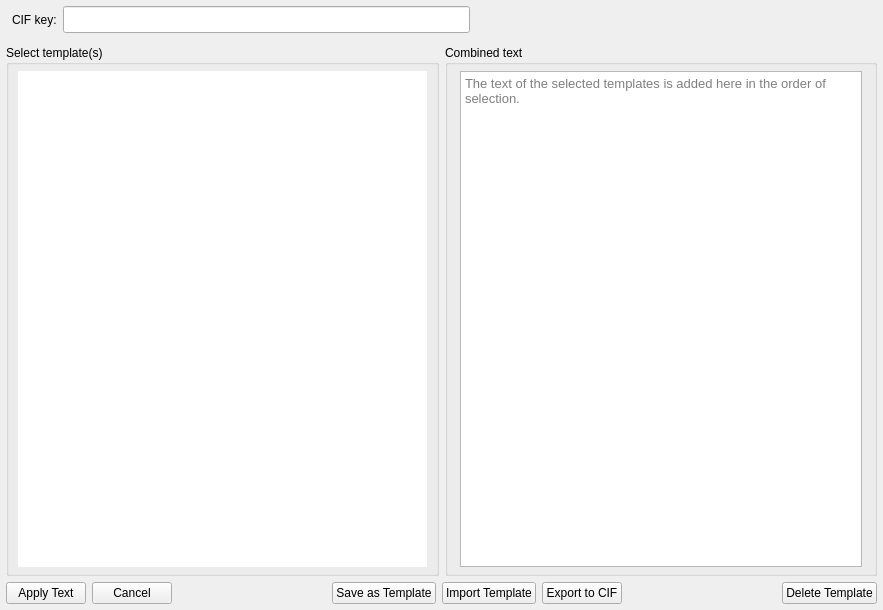
<?xml version="1.0" encoding="UTF-8"?>
<ui version="4.0">
 <class>TextTemplatesWidget</class>
 <widget class="QWidget" name="TextTemplatesWidget">
  <property name="geometry">
   <rect>
    <x>0</x>
    <y>0</y>
    <width>883</width>
    <height>610</height>
   </rect>
  </property>
  <property name="windowTitle">
   <string>TextTemplatesWidget</string>
  </property>
  <layout class="QVBoxLayout" name="verticalLayout_3">
   <property name="leftMargin">
    <number>6</number>
   </property>
   <property name="topMargin">
    <number>6</number>
   </property>
   <property name="rightMargin">
    <number>6</number>
   </property>
   <property name="bottomMargin">
    <number>6</number>
   </property>
   <item>
    <layout class="QHBoxLayout" name="horizontalLayout">
     <property name="leftMargin">
      <number>6</number>
     </property>
     <property name="bottomMargin">
      <number>6</number>
     </property>
     <item>
      <widget class="QLabel" name="cifKeyLabel">
       <property name="text">
        <string>CIF key:</string>
       </property>
      </widget>
     </item>
     <item>
      <widget class="QLineEdit" name="cifKeyLineEdit">
       <property name="sizePolicy">
        <sizepolicy hsizetype="Expanding" vsizetype="Fixed">
         <horstretch>0</horstretch>
         <verstretch>40</verstretch>
        </sizepolicy>
       </property>
       <property name="font">
        <font>
         <pointsize>12</pointsize>
         <weight>75</weight>
         <bold>true</bold>
        </font>
       </property>
       <property name="text">
        <string/>
       </property>
       <property name="readOnly">
        <bool>true</bool>
       </property>
      </widget>
     </item>
     <item>
      <spacer name="horizontalSpacer_3">
       <property name="orientation">
        <enum>Qt::Horizontal</enum>
       </property>
       <property name="sizeHint" stdset="0">
        <size>
         <width>40</width>
         <height>20</height>
        </size>
       </property>
      </spacer>
     </item>
    </layout>
   </item>
   <item>
    <layout class="QHBoxLayout" name="horizontalLayout_2">
     <property name="topMargin">
      <number>0</number>
     </property>
     <item>
      <widget class="QGroupBox" name="TemplatesListGroupBox">
       <property name="sizePolicy">
        <sizepolicy hsizetype="Preferred" vsizetype="Preferred">
         <horstretch>0</horstretch>
         <verstretch>50</verstretch>
        </sizepolicy>
       </property>
       <property name="title">
        <string>Select template(s)</string>
       </property>
       <layout class="QVBoxLayout" name="verticalLayout">
        <property name="topMargin">
         <number>6</number>
        </property>
        <property name="bottomMargin">
         <number>6</number>
        </property>
        <item>
         <widget class="QListWidget" name="templatesListWidget">
          <property name="sizePolicy">
           <sizepolicy hsizetype="Expanding" vsizetype="Expanding">
            <horstretch>0</horstretch>
            <verstretch>60</verstretch>
           </sizepolicy>
          </property>
          <property name="frameShape">
           <enum>QFrame::NoFrame</enum>
          </property>
          <property name="frameShadow">
           <enum>QFrame::Plain</enum>
          </property>
          <property name="lineWidth">
           <number>0</number>
          </property>
          <property name="autoScroll">
           <bool>false</bool>
          </property>
          <property name="selectionMode">
           <enum>QAbstractItemView::NoSelection</enum>
          </property>
          <property name="verticalScrollMode">
           <enum>QAbstractItemView::ScrollPerPixel</enum>
          </property>
          <property name="horizontalScrollMode">
           <enum>QAbstractItemView::ScrollPerPixel</enum>
          </property>
          <property name="resizeMode">
           <enum>QListView::Adjust</enum>
          </property>
         </widget>
        </item>
       </layout>
      </widget>
     </item>
     <item>
      <widget class="QGroupBox" name="combinedTestGroupBox">
       <property name="sizePolicy">
        <sizepolicy hsizetype="Preferred" vsizetype="Preferred">
         <horstretch>0</horstretch>
         <verstretch>40</verstretch>
        </sizepolicy>
       </property>
       <property name="title">
        <string>Combined text</string>
       </property>
       <layout class="QVBoxLayout" name="verticalLayout_4">
        <property name="spacing">
         <number>6</number>
        </property>
        <property name="leftMargin">
         <number>12</number>
        </property>
        <property name="topMargin">
         <number>6</number>
        </property>
        <property name="rightMargin">
         <number>12</number>
        </property>
        <property name="bottomMargin">
         <number>6</number>
        </property>
        <item>
         <widget class="QPlainTextEdit" name="plainTextEdit">
          <property name="sizePolicy">
           <sizepolicy hsizetype="Expanding" vsizetype="Expanding">
            <horstretch>0</horstretch>
            <verstretch>0</verstretch>
           </sizepolicy>
          </property>
          <property name="font">
           <font>
            <pointsize>10</pointsize>
           </font>
          </property>
          <property name="frameShadow">
           <enum>QFrame::Plain</enum>
          </property>
          <property name="lineWidth">
           <number>0</number>
          </property>
          <property name="backgroundVisible">
           <bool>false</bool>
          </property>
          <property name="placeholderText">
           <string>The text of the selected templates is added here in the order of selection.</string>
          </property>
         </widget>
        </item>
       </layout>
      </widget>
     </item>
    </layout>
   </item>
   <item>
    <layout class="QHBoxLayout" name="applaTextHorizontalLayout">
     <item>
      <widget class="QPushButton" name="applyTextPushButton">
       <property name="text">
        <string>Apply Text</string>
       </property>
      </widget>
     </item>
     <item>
      <widget class="QPushButton" name="cancelTextPushButton">
       <property name="text">
        <string>Cancel</string>
       </property>
      </widget>
     </item>
     <item>
      <spacer name="horizontalSpacer">
       <property name="orientation">
        <enum>Qt::Horizontal</enum>
       </property>
       <property name="sizeHint" stdset="0">
        <size>
         <width>40</width>
         <height>20</height>
        </size>
       </property>
      </spacer>
     </item>
     <item>
      <widget class="QPushButton" name="savePushButton">
       <property name="text">
        <string>Save as Template</string>
       </property>
      </widget>
     </item>
     <item>
      <widget class="QPushButton" name="importPushButton">
       <property name="text">
        <string>Import Template</string>
       </property>
      </widget>
     </item>
     <item>
      <widget class="QPushButton" name="exportTextPushButton">
       <property name="text">
        <string>Export to CIF</string>
       </property>
      </widget>
     </item>
     <item>
      <spacer name="horizontalSpacer_2">
       <property name="orientation">
        <enum>Qt::Horizontal</enum>
       </property>
       <property name="sizeHint" stdset="0">
        <size>
         <width>40</width>
         <height>20</height>
        </size>
       </property>
      </spacer>
     </item>
     <item>
      <widget class="QPushButton" name="deletePushButton">
       <property name="text">
        <string>Delete Template</string>
       </property>
      </widget>
     </item>
    </layout>
   </item>
  </layout>
 </widget>
 <resources/>
 <connections/>
</ui>
